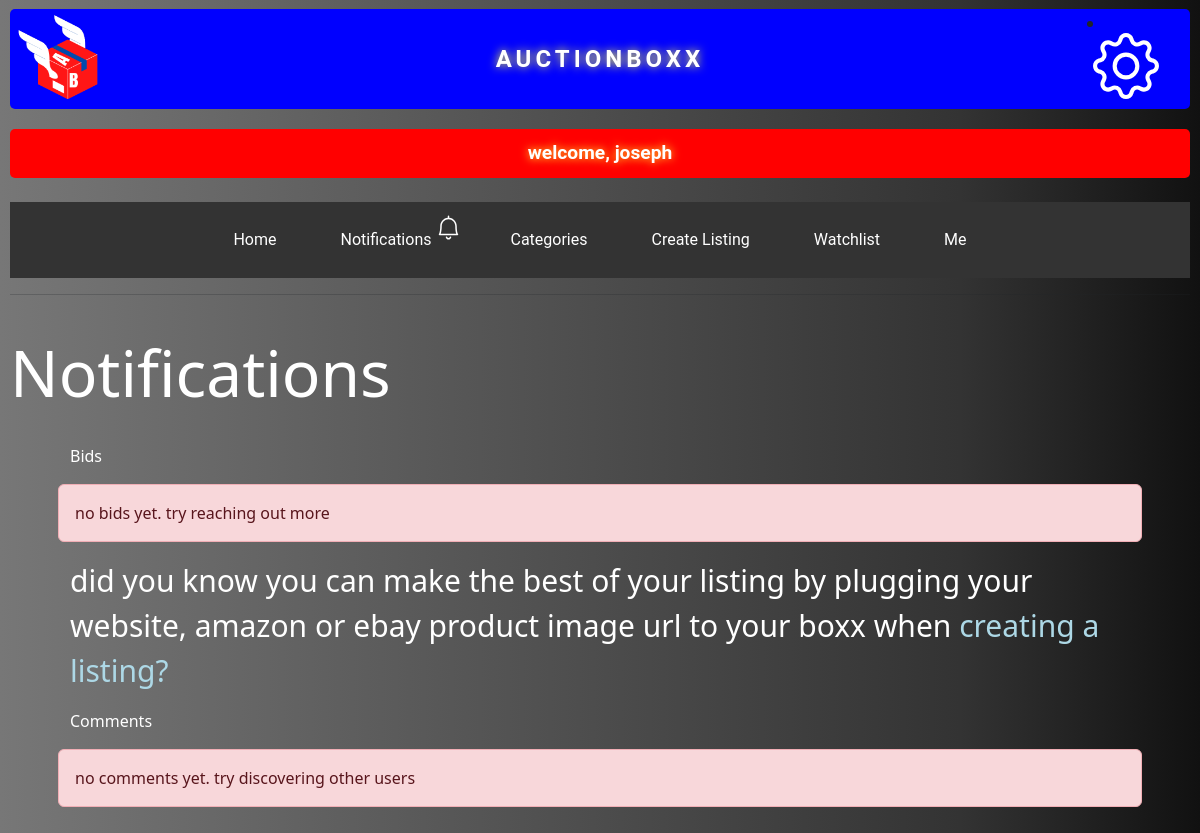
The page /notifications (signed in) on the database as committed earlier.
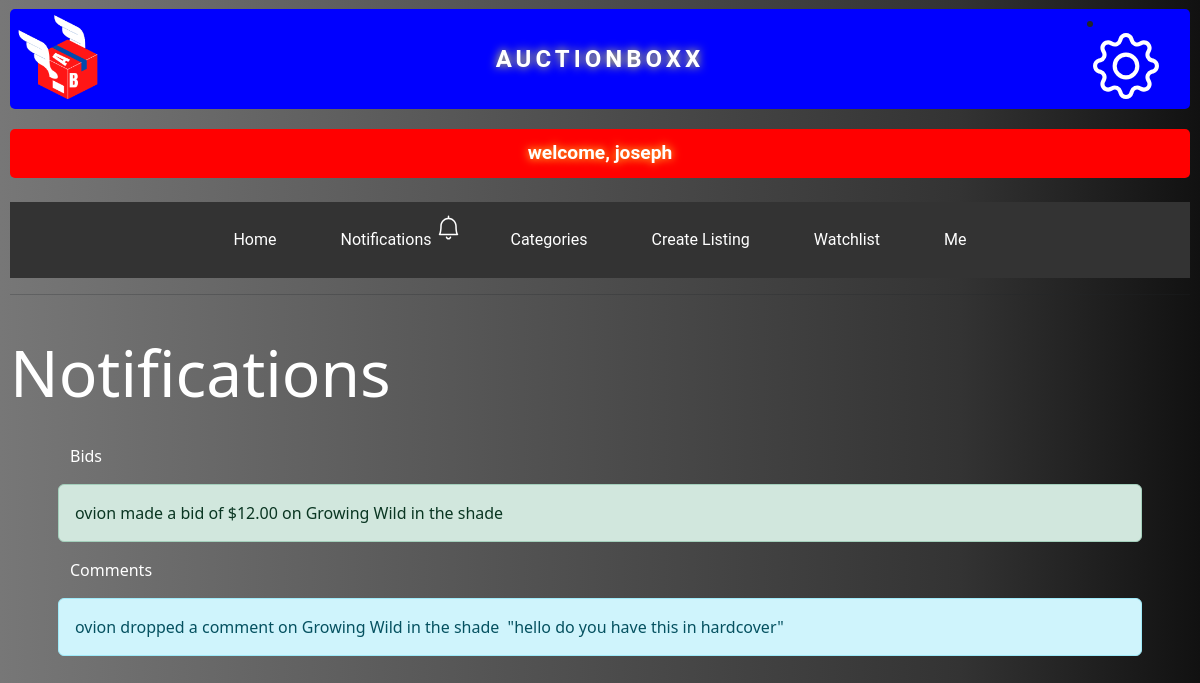
The same page on the database as committed later.
### auctions/models.py (models this page shows, shortened)
class Bid(models.Model):
    bid = models.DecimalField(max_digits=10, decimal_places=2)
    bidder = models.ForeignKey(User, on_delete=models.CASCADE, blank=True, related_name="bidder", default=None)
    auction_listing = models.ForeignKey(AuctionListing, on_delete=models.CASCADE, blank=True, related_name="listing", default=None)
    def __str__(self):
        return f" {self.bidder} made a bid of ${self.bid} on {self.auction_listing} "

class User(AbstractUser):
    pass

class AuctionListing(models.Model):
    title = models.CharField(max_length=100)
    description = models.TextField()
    imageUrl = models.CharField(max_length=1000)
    startingBid = models.DecimalField(max_digits=10, decimal_places=2)
    isActive= models.BooleanField(default=True)
    category= models.ForeignKey(Category, on_delete=models.CASCADE, blank=True, related_name="category")
    watchlist = models.ManyToManyField(User, blank = True, related_name= "watchlist" )
    seller_id = models.ForeignKey(User, on_delete=models.CASCADE, blank=False, null=False, related_name="seller")
    created = models.DateTimeField(default = timezone.now)
    def __str__(self):
        return self.title
    def created(self):
        return self.created

class Comment(models.Model):
    author = models.ForeignKey(User, on_delete=models.CASCADE, blank=True, related_name="author", default=None)
    auction_listing = models.ForeignKey(AuctionListing, on_delete=models.CASCADE, blank=True, related_name="auction_listing")
    comment = models.TextField(max_length=200 , default=None)
    created = models.DateTimeField(default = datetime.datetime.now)
    def __str__(self):
        return f"{self.author} dropped a comment on {self.auction_listing} "

### auctions/views.py (the view)
# urls.py: path("notifications", views.notifications, name='notifications'),
def notifications(request):
    user = request.user
    listings = AuctionListing.objects.filter(seller_id = user)
    for listing in listings:
        seller = listing.seller_id
        all_comments = Comment.objects.filter(auction_listing = listing )
        all_bids = Bid.objects.filter(auction_listing = listing)
        message = {'all_comments': all_comments,'all_bids': all_bids, 'seller': seller}
    return render(request, 'auctions/notifications.html', message)

### auctions/templates/auctions/notifications.html (shortened to what this page needs)
{% extends "auctions/layout.html" %}
{% block body %}
<br>
<h2 class="" style="color: white; justify-content: left; text-align: left; font-size: 4rem;">Notifications</h2><br>
<div class="row mx-5" >
{%if seller == user%}
<br>
<p style = "color: white;">Bids</p>
{%for bids in all_bids reversed%}
    <div class="alert alert-success" role="alert">{{ bids }}</div><br>
{%endfor%}
{%if not all_bids%}
    <div class="alert alert-danger" role="alert">no bids yet. try reaching out more</div><br>
    <p style = "color: white; font-size: 30px;">did you know you can make the best of your listing by plugging your website, amazon or ebay product image url to your boxx when <a href="{% url 'create_listing' %}" style = "color: lightblue;">creating a listing?</a></p>
{%endif%}
<br><br>
  <p style = "color: white;">Comments</p>
  {%for comments in all_comments reversed%}
      <div class="alert alert-info" role="alert">{{ comments }} &nbsp;"{{comments.comment}}"</div><br>
  {%endfor%}
  {%if not all_comments%}
  <div class="alert alert-danger" role="alert">no comments yet. try discovering other users</div><br>
  {%endif%}
{%endif%}
</div>
{% endblock %}

### auctions/templates/auctions/layout.html (shortened to what this page needs)
{% load static %}
<!DOCTYPE html>
<html lang="en">
    <head>
        <link rel="stylesheet" href="https://stackpath.bootstrapcdn.com/bootstrap/4.3.1/css/bootstrap.min.css">
        <link rel="stylesheet" href="https://stackpath.bootstrapcdn.com/bootstrap/4.4.1/css/bootstrap.min.css">
        <link href="{% static 'auctions/styles.css' %}" rel="stylesheet">
        <link href="https://cdn.jsdelivr.net/npm/bootstrap@5.3.0-alpha1/dist/css/bootstrap.min.css" rel="stylesheet">
    </head>
  <body>
{% if user.is_authenticated %}
        <div class="body">
          <div class="logo">
            <a style="margin-left: -32px; margin-top: -15px; margin-bottom: -31px; background-color: transparent;" href="{%url 'index'%}"><img src="{% static 'auctions/logo.png' %}" alt="logo"></a>
            <li>
                <a class="nav-link" href="{% url 'settings' %}" style = "margin-right: 25px; margin-top: -6px;">
                </a>
            </li>
          </div>
          <h1>
              <div style="color: white; font-family: 'Roboto', sans-serif; font-size: 0.6em; font-weight: bold; text-align: center; padding: 20px; background-color: blue; border-radius: 5px; text-shadow: 0 0 10px #ff3; ">auctionboxx</div>
          </h1>
          <div style="color: white; font-family: 'Roboto', sans-serif; font-size: 1.2em; font-weight: bold; text-align: center; padding: 10px; background-color: red; border-radius: 5px; text-shadow: 0 0 10px #ff3; animation: marquee 5s linear infinite;"> welcome, {{ user.username }}</div>
          <br>
          <ul class="nav">
            <li class="nav-item">
                <a class="nav-link" href="{% url 'index' %}">Home</a>
            </li>
            <li class="nav-item">
                <a class="nav-link" href="{% url 'notifications' %}">Notifications</a>
            </li>
                  <li class="nav-item">
                      <a class="nav-link" href="{% url 'categories' %}">Categories</a>
                  </li>
                  <li class="nav-item">
                      <a class="nav-link" href="{% url 'create_listing' %}">Create Listing</a>
                  </li>
                  <li class="nav-item">
                      <a class="nav-link" href="{% url 'watchlist' %}">Watchlist</a>
                  </li>
                  <li class="nav-item">
                      <a class="nav-link" href="{% url 'me' %}">Me</a>
                  </li>
              {% endif %}
          </ul>
          <hr>
        </div>
        {% block body %}
        {% endblock %}
    </body>
</html>

Rows that differ between the two databases and show on the page:
added Bid: bidder+bid+auction_listing "ovion made a bid of $12.00 on Growing Wild in the shade"
added Comment: author+auction_listing "ovion dropped a comment on Growing Wild in the shade", comment "hello do you have this in hardcover"
Other text that changed with them:
text no longer shown: "no bids yet. try reaching out more did you know you can make the best of your listing by plugging your website, amazon or ebay product image url to your boxx when creating a listing? no comments yet. try discovering other users"
